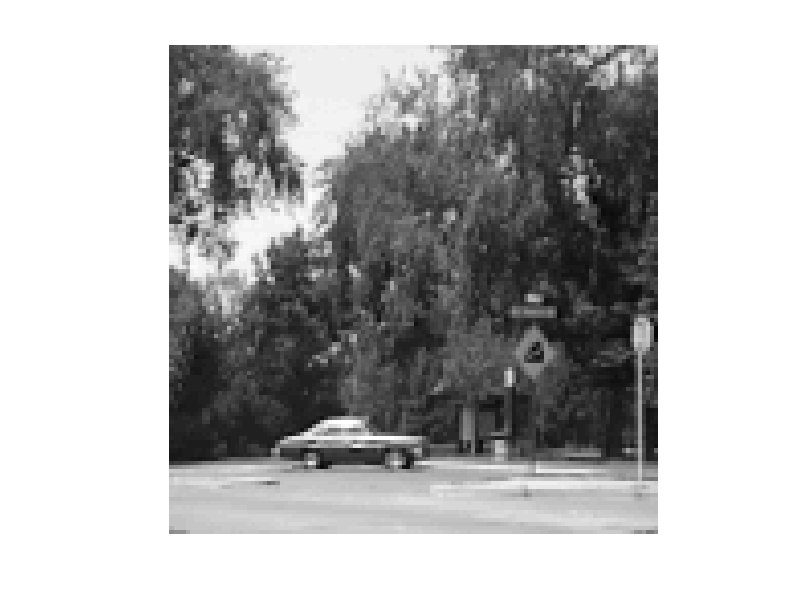
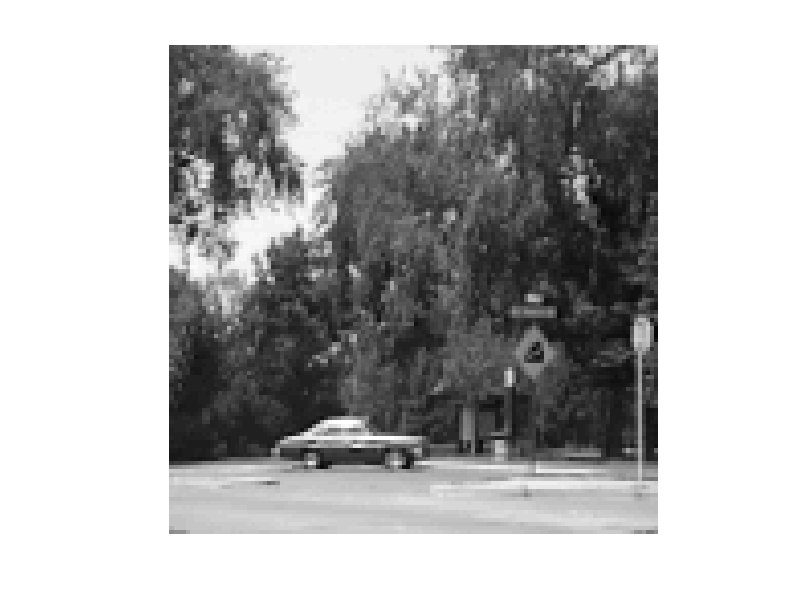
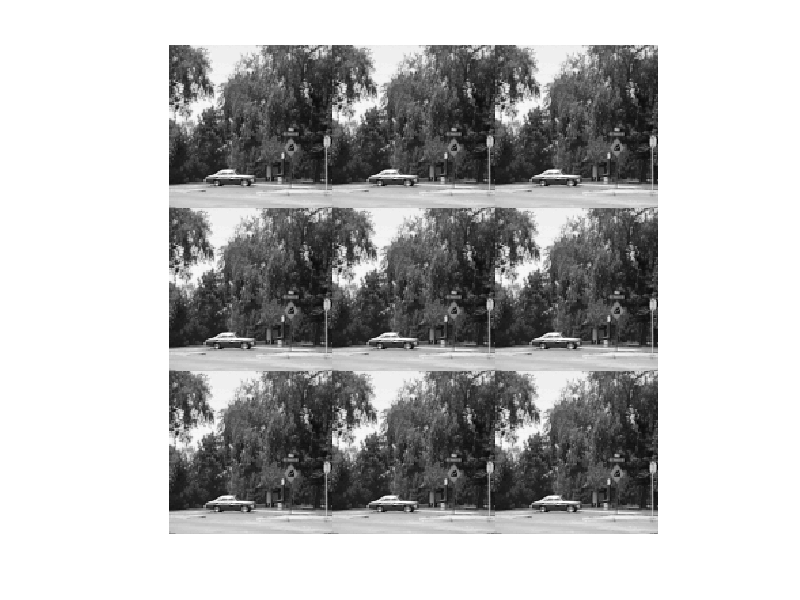
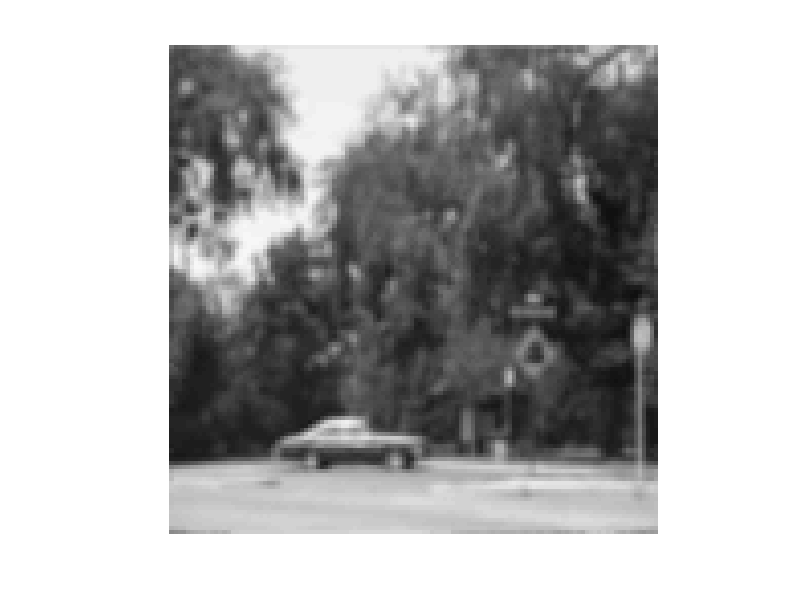

Here is the MATLAB script that generated these plots, in order:


saveimage=0;

% load oiginal car scene image
load cardata.txt
[n,p]=size(cardata);
nx=sqrt(n); ny=nx;
fxy=reshape(cardata,[ny,nx])';

mx=200; % image max

figure;
imagesc(fxy,[0,mx])
axis image, colormap(gray), axis off

carScene=fxy;


figure;
imagesc(carScene,[0,mx])
axis image, colormap(gray), axis off

[n,m]=size(carScene);
carSceneW=[carScene,carScene,carScene;...
    carScene,carScene,carScene;...
    carScene,carScene,carScene];
carSceneW=double(carSceneW);

figure;
imagesc(carSceneW,[0,mx])
axis image, colormap(gray), axis off

[nn,mm]=size(carSceneW);
carSceneSmW=zeros(nn,mm);
for j=1+1:nn-1
    for i=1+1:mm-1
        carSceneSmW(j,i)=(carSceneW(j-1,i)+carSceneW(j,i-1)+carSceneW(j,i)+carSceneW(j,i+1)+carSceneW(j+1,i))/5;
    end
end
carSceneSmW(1:n,:)=[];
carSceneSmW(n+1:end,:)=[];
carSceneSmW(:,1:m)=[];
carSceneSmW(:,m+1:end)=[];

figure;
imagesc(carSceneSmW,[0,mx])
axis image, colormap(gray), axis off

sceneDiff=carSceneSmW-double(carScene);

figure;
imagesc(sceneDiff,[-mx/10,mx/10])
axis image, colormap(gray), axis off
